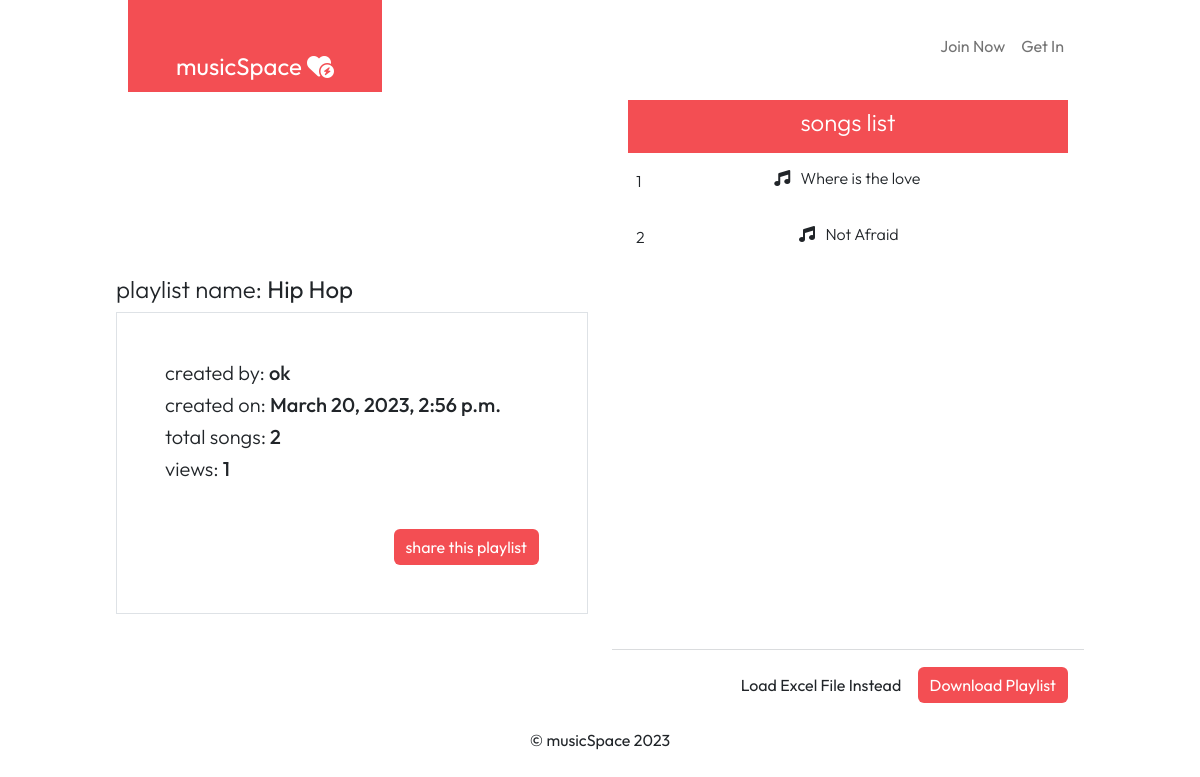
/4/playlist, run on the app's committed database.
### musicmaker/models.py (models this page shows, shortened)
class Playlist(models.Model):
    name  = models.CharField(max_length=100, null=False)
    user = models.ForeignKey(User, on_delete=models.DO_NOTHING, related_name='maker')
    created_date = models.DateTimeField(auto_now_add=True)
    views = models.IntegerField(default=1)
    @property
    def totalsongs(self):
        return Song.objects.filter(playlist=self.id).count()

class Song(models.Model):
    title = models.CharField(max_length=100)
    playlist = models.ForeignKey(Playlist, on_delete=models.CASCADE)
    link = models.URLField(null=False)

### musicmaker/views.py (the view, shortened to what this page needs)
# urls.py: path('<int:pk>/playlist', PlaylistDetailView.as_view(), name='pl-detail'),
class PlaylistDetailView(CreateView):
    model = Song
    fields=['title','link']
    template_name='musicmaker/playlist-detail.html'
    def get_context_data(self, **kwargs):
        context = super(PlaylistDetailView, self).get_context_data(**kwargs)
        pl= self.kwargs['pk']
        obj = get_object_or_404(Playlist, id=pl)
        songs = Song.objects.filter(playlist=obj).order_by('-id')
        context.update({ "songs":songs,'playlist':obj})
        return context

### templates/musicmaker/playlist-detail.html (shortened to what this page needs)
{% extends 'base.html' %}
{%load static%}
{% load django_bootstrap5 %}
{% block bodyblock%}
<div class="row">
    {% if playlist.user == request.user %}
    <div class="col-lg-6">
        <div class="mb-0 pb-0 mx-3 d-flex justify-content-end">
            <img height="150" style="position: relative; top:38px" src="{% static 'astro1.png'%}" alt="">
          </div>
          <h4 class="text-start fw-light" title="{{playlist.name}}">add songs to your playlist: <b>{{playlist.name|truncatechars:15}}</b></h4>
          <div class="border p-5">
            <form action="" method="post" class="text-center">
                {%csrf_token%}
                {% bootstrap_form form layout='floating'  %}
                <div class="d-flex justify-content-center my-3">
                    <button class="btn btn-lg btn-primary mt-3">Add song to the playlist</button>
                </div>
            </form>
          </div>
    </div>
    <div class="col">
        <div class="ms-body py-2 mt-0 mx-3">
            <h4 class="text-white text-center fw-light">songs list</h4>
          </div>
          <div class="mx-3 p-2" style="height:60vh; overflow: auto;">
          {% for object in songs %}
                 <div class="py-2">
                  <a  class="text-decoration-none text-dark "  data-bs-toggle="modal" data-bs-target="#exampleModal" onclick="sendData('{{object.title}}','{{object.link}}')"  data-url="{{object.link}}" data-title="{{object.title}}" >
                      <div class="d-flex justify-content-between">
                        <div class="text-center">
                            <p class="fw-light">{{forloop.counter}}</p>
                        </div>
                          <div>
                            <h6 class="fw-light"> <i class="fa-solid fa-music"></i> &nbsp; {{object.title}} &nbsp;
                          </h6></div>
                          <div>
                              <p class="fw-light">{{object.created_date}}</p>
                          </div>
                      </div>
                     </a>
                 </div>
            {% empty %}
            <p class="text-muted text-center p-5 m-5">No added songs.</p>
            {% endfor %}
           </div>
           <hr class="text-secondary pt-0 pb-0">
           <div class="mx-3 d-flex justify-content-end">
            <div>
                <button class="btn btn-text"> Load Excel File Instead</button>
                <a id="download-link" href="{%url 'musicmaker:download' pk=playlist.id%}"  class="btn btn-primary"> Download Playlist</a>
            </div>
           </div>
    </div>
    {%else%}
    <div class="col-lg-6">
        <div class="mb-0 pb-0 mx-3 d-flex justify-content-end">
          </div>
          <h4 class="text-start fw-light" title="{{playlist.name}}">playlist name: <b>{{playlist.name|truncatechars:15}}</b></h4>
          <div class="border p-5">
           <h5><span class="fw-light">created by:</span> {{playlist.user.username}}</h5>
           <h5><span class="fw-light">created on:</span> {{playlist.created_date}}</h5>
           <h5><span class="fw-light">total songs:</span> {{playlist.totalsongs}}</h5>
           <h5><span class="fw-light">views:</span> {{playlist.views}}</h5>
           <div class="d-flex justify-content-end mt-5">
            <button class="btn btn-primary">share this playlist</button>
           </div>
          </div>
    </div>
    <div class="col-lg-6  m-auto">
        <div class="ms-body py-2 mt-0 mx-3">
            <h4 class="text-white text-center fw-light">songs list</h4>
          </div>
          <div class="mx-3 p-2 " style="height:60vh; overflow: auto;">
          {% for object in songs %}
                 <div class="py-2">
                  <a  class="text-decoration-none text-dark "  data-bs-toggle="modal" data-bs-target="#exampleModal" onclick="sendData('{{object.title}}','{{object.link}}')"  data-url="{{object.link}}" data-title="{{object.title}}" >
                      <div class="d-flex justify-content-between">
                        <div class="text-center">
                            <p class="fw-light">{{forloop.counter}}</p>
                        </div>
                          <div>
                            <h6 class="fw-light"> <i class="fa-solid fa-music"></i> &nbsp; {{object.title}} &nbsp;
                          </h6></div>
                      </div>
                     </a>
                 </div>
            {% empty %}
            <p class="text-muted text-center p-5 mt-5">No added songs.</p>
            {% endfor %}
           </div>
           <hr class="text-secondary pt-0 pb-0">
           <div class="mx-3 d-flex justify-content-end">
            <div>
                <button class="btn btn-text"> Load Excel File Instead</button>
                <a id="download-link" href="{%url 'musicmaker:download' pk=playlist.id%}"  class="btn btn-primary"> Download Playlist</a>
            </div>
           </div>
    </div>
    {%endif%}
</div>
{%endblock%}

### templates/base.html (style rules this page uses)
* { box-sizing: border-box; font-family: "Outfit", sans-serif; scroll-behavior: smooth; }
body { height: 100%; margin: 0; overflow: hidden; }
.ms-body { background-color: #f34e53 }
.btn-primary { background-color: #f34e53 !important; border: #f34e53; }

### data on the page
Playlist: name "Hip Hop", user.username "ok", created_date "March 20, 2023, 2:56 p.m.", totalsongs "2", views "1"
Song: title "Where is the love"
Song: title "Not Afraid"
